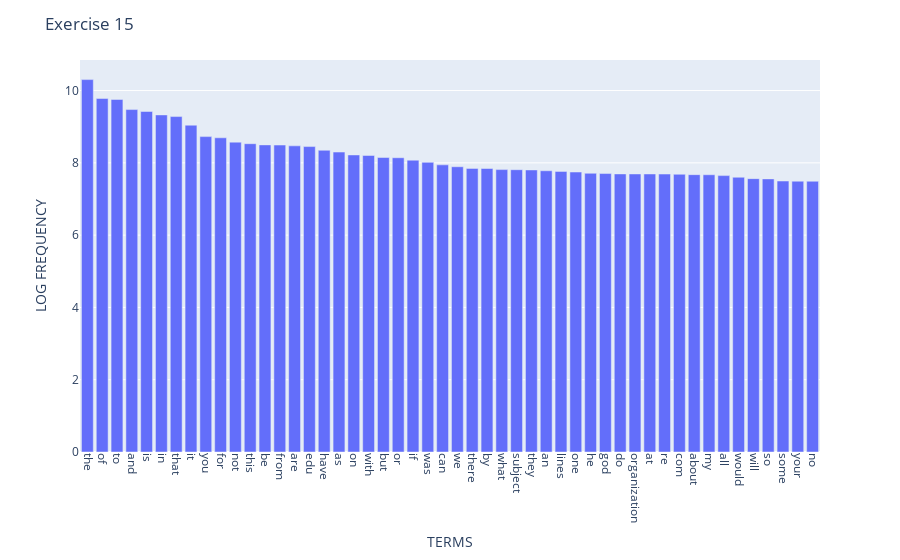

The notebook cell saved with this chart:
### Markdown cell above
### >>> **Exercise 15 (take home):** 
You can copy the code from the previous exercise and change the 'term_frequencies' variable for the 'term_frequencies_log', comment about the differences that you observe and talk about other possible insights that we can get from a log distribution.

### Code cell
# Answer here

term_frequencies = np.asarray(X_counts.sum(axis=0)).ravel()

term_frequencies_log = np.log1p(term_frequencies)

top_50 = term_frequencies_log.argsort()[-50:][::-1]

g = px.bar(x=count_vect.get_feature_names_out()[top_50], 
           y=term_frequencies_log[top_50])

g.update_layout(
    xaxis=dict(tickangle=90, title="TERMS"),
    yaxis=dict(title="LOG FREQUENCY"),
    title="Exercise 15"
)

### Figure 1 — Plotly figure (JSON) as saved in the notebook; plotly's stock layout.template omitted (floating-point values rounded to 4 significant figures)
{"data": [{"hovertemplate": "x=%{x}<br>y=%{y}<extra></extra>", "legendgroup": "", "marker": {"color": "#636efa", "pattern": {"shape": ""}}, "name": "", "orientation": "v", "showlegend": false, "textposition": "auto", "type": "bar", "x": ["the", "of", "to", "and", "is", "in", "that", "it", "you", "for", "not", "this", "be", "from", "are", "edu", "have", "as", "on", "with", "but", "or", "if", "was", "can", "we", "there", "by", "what", "subject", "they", "an", "lines", "one", "he", "god", "do", "organization", "at", "re", "com", "about", "my", "all", "would", "will", "so", "some", "your", "no"], "xaxis": "x", "y": [10.3, 9.779, 9.754, 9.474, 9.421, 9.326, 9.28, 9.042, 8.726, 8.693, 8.573, 8.53, 8.497, 8.492, 8.47, 8.45, 8.347, 8.298, 8.219, 8.204, 8.147, 8.141, 8.074, 8.013, 7.944, 7.892, 7.847, 7.843, 7.813, 7.81, 7.803, 7.781, 7.764, 7.746, 7.711, 7.704, 7.693, 7.693, 7.693, 7.69, 7.684, 7.673, 7.67, 7.647, 7.601, 7.563, 7.556, 7.497, 7.492, 7.491], "yaxis": "y"}], "layout": {"barmode": "relative", "legend": {"tracegroupgap": 0}, "margin": {"t": 60}, "title": {"text": "Exercise 15"}, "xaxis": {"anchor": "y", "domain": [0, 1], "tickangle": 90, "title": {"text": "TERMS"}}, "yaxis": {"anchor": "x", "domain": [0, 1], "title": {"text": "LOG FREQUENCY"}}}}
